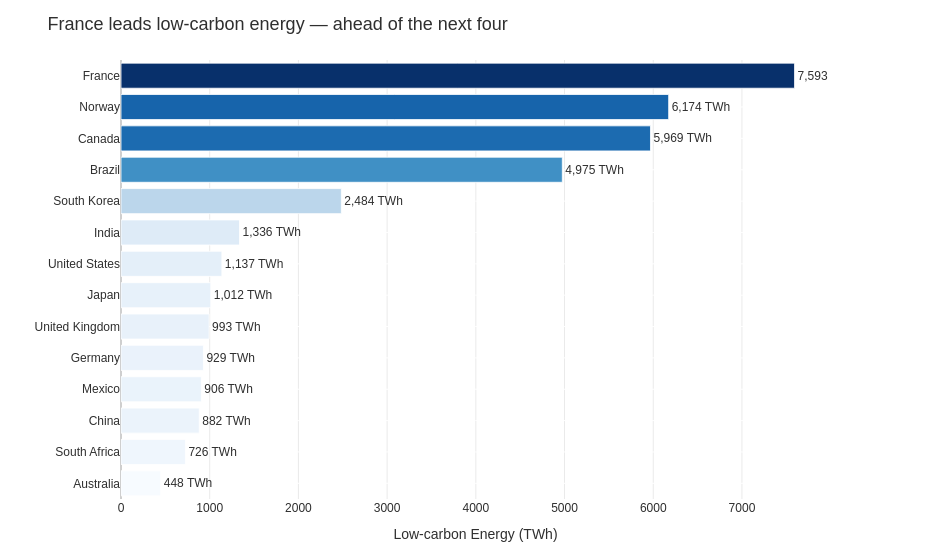

The cell this chart's notebook holds for it:
### Code cell
# Horizontal Bar

lowcarbon_sorted = lowcarbon.sort_values("TWh", ascending=True)

fig_bar = px.bar(
    lowcarbon_sorted,
    x="TWh",
    y="Country",
    orientation="h",
    color="TWh",
    color_continuous_scale="Blues",
    title=f"{top_country} leads low-carbon energy — ahead of the next four",
    height=550,
    width=950
)

fig_bar.update_traces(
    texttemplate="%{x:,.0f} TWh",
    textposition="outside",
    hovertemplate="<b>%{y}</b><br>%{x:,.0f} TWh<extra></extra>",
    marker=dict(line=dict(color="white", width=0.8))
)

fig_bar.update_layout(
    paper_bgcolor="white",
    plot_bgcolor="white",
    font=dict(family="Arial", size=12, color="#2F2F2F"),
    title_font=dict(family="Arial", size=18, color="#2F2F2F"),
    margin=dict(l=10, r=120, t=60, b=40),
    coloraxis_showscale=False,
    xaxis=dict(
        title="Low-carbon Energy (TWh)",
        gridcolor="#EAEAEA",
        zeroline=True,
        zerolinecolor="#CFCFCF",
        rangemode="tozero"
    ),
    yaxis=dict(
        title="",
        gridcolor="white"
    )
)

fig_bar.show()

### Figure 1 — Plotly figure (JSON) as saved in the notebook; plotly's stock layout.template omitted (floating-point values rounded to 4 significant figures)
{"data": [{"hovertemplate": "<b>%{y}</b><br>%{x:,.0f} TWh<extra></extra>", "legendgroup": "", "marker": {"color": [448.0, 726.0, 882.0, 906.0, 929.0, 993.0, 1012.0, 1137.0, 1336.0, 2484.0, 4975.0, 5969.0, 6174.0, 7593.0], "coloraxis": "coloraxis", "line": {"color": "white", "width": 0.8}, "pattern": {"shape": ""}}, "name": "", "orientation": "h", "showlegend": false, "textposition": "outside", "texttemplate": "%{x:,.0f} TWh", "type": "bar", "x": [448.0, 726.0, 882.0, 906.0, 929.0, 993.0, 1012.0, 1137.0, 1336.0, 2484.0, 4975.0, 5969.0, 6174.0, 7593.0], "xaxis": "x", "y": ["Australia", "South Africa", "China", "Mexico", "Germany", "United Kingdom", "Japan", "United States", "India", "South Korea", "Brazil", "Canada", "Norway", "France"], "yaxis": "y"}], "layout": {"barmode": "relative", "coloraxis": {"colorbar": {"title": {"text": "TWh"}}, "colorscale": [[0, "rgb(247,251,255)"], [0.125, "rgb(222,235,247)"], [0.25, "rgb(198,219,239)"], [0.375, "rgb(158,202,225)"], [0.5, "rgb(107,174,214)"], [0.625, "rgb(66,146,198)"], [0.75, "rgb(33,113,181)"], [0.875, "rgb(8,81,156)"], [1, "rgb(8,48,107)"]], "showscale": false}, "font": {"color": "#2F2F2F", "family": "Arial", "size": 12}, "height": 550, "legend": {"tracegroupgap": 0}, "margin": {"b": 40, "l": 10, "r": 120, "t": 60}, "paper_bgcolor": "white", "plot_bgcolor": "white", "title": {"font": {"color": "#2F2F2F", "family": "Arial", "size": 18}, "text": "France leads low-carbon energy — ahead of the next four"}, "width": 950, "xaxis": {"anchor": "y", "domain": [0, 1], "gridcolor": "#EAEAEA", "rangemode": "tozero", "title": {"text": "Low-carbon Energy (TWh)"}, "zeroline": true, "zerolinecolor": "#CFCFCF"}, "yaxis": {"anchor": "x", "domain": [0, 1], "gridcolor": "white", "title": {"text": ""}}}}
